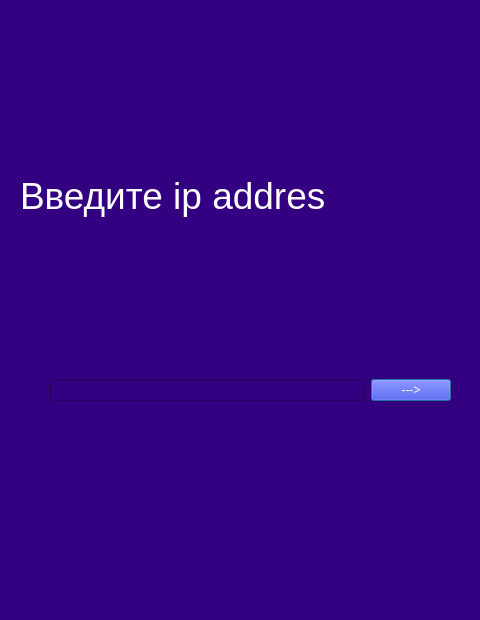
<?xml version="1.0" encoding="UTF-8"?>
<ui version="4.0">
 <class>Dialog</class>
 <widget class="QDialog" name="Dialog">
  <property name="geometry">
   <rect>
    <x>0</x>
    <y>0</y>
    <width>480</width>
    <height>620</height>
   </rect>
  </property>
  <property name="windowTitle">
   <string>Dialog</string>
  </property>
  <property name="styleSheet">
   <string notr="true">background-color: rgb(52, 0, 130);color: rgb(0, 0, 0);</string>
  </property>
  <widget class="QWidget" name="layoutWidget">
   <property name="geometry">
    <rect>
     <x>50</x>
     <y>330</y>
     <width>401</width>
     <height>121</height>
    </rect>
   </property>
   <layout class="QHBoxLayout" name="horizontalLayout">
    <item>
     <widget class="QLineEdit" name="password">
      <property name="styleSheet">
       <string notr="true">color:rgb(255, 255, 255)</string>
      </property>
     </widget>
    </item>
    <item>
     <widget class="QPushButton" name="createaccbutton">
      <property name="styleSheet">
       <string notr="true">background-color: rgb(0, 12, 255);
color: rgb(255, 255, 255);</string>
      </property>
      <property name="text">
       <string>---&gt;</string>
      </property>
     </widget>
    </item>
   </layout>
  </widget>
  <widget class="QLabel" name="label">
   <property name="geometry">
    <rect>
     <x>20</x>
     <y>80</y>
     <width>461</width>
     <height>231</height>
    </rect>
   </property>
   <property name="styleSheet">
    <string notr="true">color: rgb(255, 255, 255); font-size:28pt;</string>
   </property>
   <property name="text">
    <string>Введите ip addres</string>
   </property>
  </widget>
 </widget>
 <resources/>
 <connections/>
</ui>
